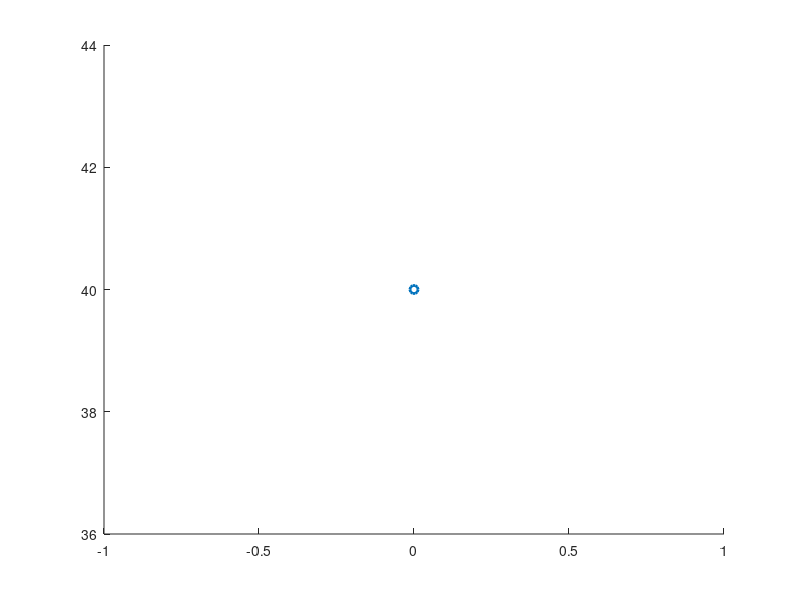

Write the MATLAB code that produced this figure. (Note: this script raises an error after producing the figure.)
function social_force_model()


close all;
%--------------------------------------------------------------------------
% The data structure System stores all the information about the scene.
% It makes it simpler to pass the whole system to the cost functions as 
% they will need to know about the location of all particles and obstacles.
%--------------------------------------------------------------------------
% Particle 1
System.particles.x(:,1) = [ 0 40 ]';   % current location 
System.particles.g(:,1) = [ 100 40 ]';   % goal location

System.particles.x(:,2) = [ 0 50 ]';   % current location 
System.particles.g(:,2) = [ 100 50 ]';   % goal location

System.particles.x(:,3) = [ 0 60 ]';   % current location 
System.particles.g(:,3) = [ 100 60 ]';   % goal location


% Particle 2
System.particles.x(:,4) = [ 40 0 ]';   % current location
System.particles.g(:,4) = [ 40 100 ]';   % goal location

System.particles.x(:,5) = [ 50 0 ]';   % current location
System.particles.g(:,5) = [ 50 100 ]';   % goal location

System.particles.x(:,6) = [ 60 0 ]';   % current location
System.particles.g(:,6) = [ 60 100 ]';   % goal location


% Colors for particle trajectories. Using matlab's "Lines" colormap. 
System.C = colormap(lines);

% Minimum distance indicating that particle has reached its destination
System.mindist = 1;

% Acceptable personal space (radius) between particles
System.personal_space = 5;


%--------------------------------------------------------------------------
% Start drawing scene (start and end points for particles)
DrawStartAndEndLocations( System );
axis([0 100 0 100]);                    % adjust limits of axes
% view(3);

% Step for gradient descent
lambda = 1;

GoalReached = false;

n=1;
while ~GoalReached    
    % Calculate next step using gradient descent. 
    % Simple two-particle system. Create a for-loop if using more particles
    
    % display(size(System.particles.x,2));
    for j=1:size(System.particles.x,2)
        System.particles.x(:,j) = System.particles.x(:,j)   - lambda * Grad( System, j );     

        hold on;
        plot( System.particles.x(1,j), System.particles.x(2,j), '.',...
            'Color', System.C(j,:) ); 

        drawnow;
        % Has particle reached destination? Store true or false here.
        reached( j ) = norm( System.particles.x(:,j) - System.particles.g(:,j) ) <= System.mindist;
    end
    
    if ( norm(System.particles.x(:,1) - System.particles.x(:,2) ) ) < 5
        d = 0; 
    end
    
    frame=getframe;
    im = frame2im(frame);
    [imind,cm] = rgb2ind(im,256);
    if n==1
         imwrite(imind,cm,'socialForceModel.gif','gif', 'Loopcount',inf);
         n=2;
    else
         imwrite(imind,cm,'socialForceModel.gif','gif','WriteMode','append');
    end
    
    % let's pause for a moment so we can see the motion
    pause( .05 );               
    
    % check if goal has been reached (this only works for two particles!!)
    if ( reached( 1 ) && reached( 2 ) )
        GoalReached = true;
    end
    
end 


% Gradient vector (2-D direction) of cost function at current position
function G = Grad( System, j ) 
% j: particle id

% location of particle of interest
p = System.particles.x(:,j);

% Calculate the cost of moving to locations of a 4-size neighborhood
%
%            ^ 
%            |
%            y1
%            |
%  -- x2 --- p --- x1 --> 
%            |
%            y2
%            |
%
y1 = p + [  0;  1 ];
y2 = p + [  0; -1 ]; 

x1 = p + [  1;  0 ]; 
x2 = p + [ -1;  0 ];

% Calculate the components of the gradient vector
cx = Cpathplan( System, x1, j ) - Cpathplan( System, x2, j ); 
cy = Cpathplan( System, y1, j ) - Cpathplan( System, y2, j ); 

% Resultant vector formed by cost's x and y components
r = [ cx; cy ]; 

% Calculate the direction vector, i.e., direction of the gradient vector
G = r / norm( r );

return 


function c = Cpathplan( System, x, j )
% Cost function for path planning 
%
% x:    2x1 vector with the position for which we want to calculate cost
% j:    particle id: either 1 or 2 for a two-particle example 

% Goal cost for particle j (Euclidean distance squared) 
g = System.particles.g(:,j);          % goal location for particle j 
c( 1 ) = norm( x - g );


% Simple social force. It uses all particles except particle j
%c(2) = 0;                              

% Other cost ???
c( 3 ) = SocialForceCost( System, x, j );             % TODO
% display(c(3));

% Total cost 
c = sum( c ); 

return 


function DrawStartAndEndLocations( System )
% Just draws the start and end locations for visualization. 

P = System.particles;    % particles locations
C = System.C;            % colors for plotting trajectories

% Number of particles in system
N = size( P.x, 2 );
% view([-37.5,-30,50]);

for j = 1 : N

    hold on;
    % starting point
    plot( P.x(1,j)   , P.x(2,j), 'o', ...
        'Color', C(j,:), 'LineWidth', 2 );   
    text( P.x(1,j)+.5, P.x(2,j), ... 
        g, 'FontSize', 12 );
    hold on;
    
    % goal point
    plot( P.g(1,j)   , P.g(2,j),'o', ...
        'Color', C(j,:), 'LineWidth', 2 );  
    text( P.g(1,j)+.5, P.g(2,j), ...
        sprintf('G%d', j ), 'FontSize', 12 );
end

return 



function c = SocialForceCost( System, x, j )
% Simple social force (calculated for all particles except particle j)
%
% Input:
%   System: System info (all particles)
%   x:      2x1 vector with the position for which we want to calculate cost
%   j:      Id of the particle of interest 
%

% Number of particles in system
N = size( System.particles.x, 2 );

% Set difference, e.g., [ 1 2 3 ] - [2] = [ 1 3 ]. This produces an array
% containing indices of all particles except particle j
idx = setdiff(  1:N , j );     
OtherParticles = System.particles.x( :,  idx );

% display(OtherParticles);
% Radius of the region of influence of "personal space"
sigma = System.personal_space;

field=0;
for i=1:size(OtherParticles,2);
    dist = sqrt( (x(1)-OtherParticles(1,i))^2 + (x(2)-OtherParticles(2,i))^2 );
    % display(dist);
    if 0 < dist && dist <= sigma
        temp = log( sigma / dist);
    else
        temp=0;
    end
    field = field + temp;
end
c = field;
% Sum up the social force for all particles except particle j.    
% Here, the "Personal space" (repulsive for radius ~ sigma ) is like 
% a Gaussian function centered at the particle x(:,idx( i )). 
return